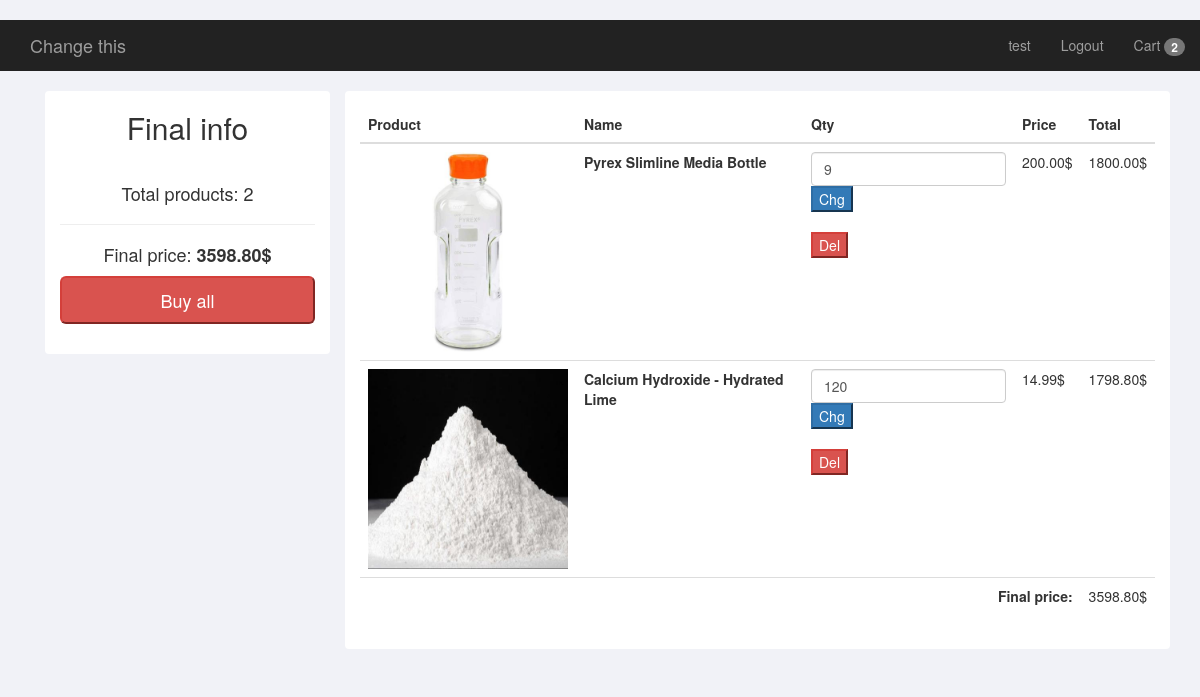
Page /cart-detail/ (signed in) on the committed database.
### mainapp/models.py (models this page shows, shortened)
class Cart(models.Model):
    final_price = models.DecimalField(null=True, blank=True, max_digits=100, decimal_places=2,
                                      verbose_name='Final price')
    final_amount = models.IntegerField(null=True, blank=True,
                                       verbose_name='Total amount')
    owner = models.ForeignKey(Customer, on_delete=models.CASCADE, verbose_name='Owner')
    products = models.ManyToManyField('CartProduct', blank=True)
    ordered = models.BooleanField(default=False)

class CartProduct(models.Model):
    user = models.ForeignKey(Customer, verbose_name='Customer', on_delete=models.CASCADE)
    to_cart = models.ForeignKey(Cart, on_delete=models.CASCADE)
    product_slug = models.CharField(max_length=255, null=True)
    product_category = models.CharField(max_length=255, null=True)
    amount = models.PositiveIntegerField(verbose_name='Amount', default=1)
    total_price = models.DecimalField(verbose_name='Total price', null=True, blank=True,
                                      max_digits=100, decimal_places=2)
    def get_product(self):
        category = Category.objects.get(slug=self.product_category)
        collector = NestedObjects(using='default')
        collector.collect([category])
        products = []
        for line in collector.data.values():
            products += line
        products = products[1:]
        for product in products:
            if product.slug == self.product_slug:
                return product

class Category(models.Model):
    global_category = models.ForeignKey(GlobalCategory, on_delete=models.CASCADE,
                                        verbose_name='To global category')
    name = models.CharField(max_length=100, verbose_name='Category name')
    slug = models.SlugField(unique=True, editable=False)

class Product(models.Model):
    name = models.CharField(max_length=255, verbose_name='Product name')
    category = models.ForeignKey(Category, on_delete=models.CASCADE, verbose_name='Product category',
                                 default=None)
    slug = models.SlugField(unique=True, editable=False)
    description = models.TextField(verbose_name='Product description')
    price = models.DecimalField(verbose_name='Product price', max_digits=10, decimal_places=2)
    image = models.ImageField(verbose_name='Image')
    stars = models.DecimalField(max_digits=2, decimal_places=1, verbose_name='Rating',
                                blank=True, null=True)
    class Meta:
        abstract = True

class Labware(Product):
    material = models.CharField(max_length=255, verbose_name='Material')
    pack = models.BooleanField(default=False, verbose_name='Pack')
    pack_amount = models.PositiveIntegerField(blank=True, null=True, verbose_name='Amount of products')

class Reagent(Product):
    STATE_CHOICES = (
        ('solid', 'Solid'),
        ('liquid', 'Liquid'),
        ('gas', 'Gas')
    )
    REAGENT_TYPE_CHOICES = (
        ('acid', 'Acid'),
        ('bromide', 'Bromide'),
        ('alkali', 'Alkali'),
        ('halogens', 'Halogens')
    )
    state = models.CharField(max_length=255, choices=STATE_CHOICES, verbose_name='State')
    formula = models.CharField(max_length=100, verbose_name='Formula')
    reagent_type = models.CharField(max_length=255, verbose_name='Type of reagent', choices=REAGENT_TYPE_CHOICES)
    conc = models.DecimalField(max_digits=3, decimal_places=1, verbose_name='Concentration',
                               null=True, blank=True)
    weight = models.CharField(max_length=32, verbose_name='Weight')

### mainapp/views.py (the view)
# urls.py: path('cart-detail/', CartView.as_view(), name='cart_detail'),
class CartView(GetCurtMixin, View):
    def get(self, request):
        context = {
            'cart': self.cart,
        }
        return render(request, 'cart_detail.html', context)

### mainapp/mixins.py (called while the page is built)
    def dispatch(self, request, *args, **kwargs):
        if request.user.is_authenticated:
            customer = Customer.objects.get(user=request.user)
            cart = Cart.objects.filter(owner=customer, ordered=False).first()
            if not cart:
                cart = Cart.objects.create(owner=customer)
            self.cart = cart
        else:
            self.cart = None
        return super().dispatch(request, *args, **kwargs)

### mainapp/templates/cart_detail.html (shortened to what this page needs)
{% extends 'base.html' %}
{% block content %}
{% if cart.final_amount %}
<link rel="stylesheet" type="text/css" href="//netdna.bootstrapcdn.com/font-awesome/4.1.0/css/font-awesome.min.css">
<div class="container bootstrap snippets bootdey">
    <div class='col-md-3 content panel panel-info panel-shadow'>
        <h2 class='text text-center'>Final info</h2>
        <br>
        <h4 class='text text-center'>Total products: {{ cart.final_amount }}</h4>
        <hr>
        <h4 class='text text-center'>
            Final price: <strong>{{ cart.final_price }}$</strong>
        </h4>
        <p class='text text-center'>
            <a href='{% url "create_order" %}'><button class='button btn-danger btn-lg btn-block'>Buy all</button></a>
        </p>
        <br>
    </div>
    <div class="col-md-9 col-sm-8 content">
        <div class="row">
            <div class="col-md-12">
                <div class="panel panel-info panel-shadow">
                    <div class="panel-body">
                        <div class="table-responsive">
                        <table class="table">
                            <thead>
                            <tr>
                                <th>Product</th>
                                <th>Name</th>
                                <th>Qty</th>
                                <th>Price</th>
                                <th>Total</th>
                            </tr>
                            </thead>
                            <tbody>
                                {% for product in cart.products.all %}
                                <tr>
                                    <td><img src="{{ product.get_product.image.url }}" style='width: 200px; height: 200px;' class="img-cart"></td>
                                    <td><strong>{{ product.get_product.name }}</strong></td>
                                    <td>
                                    <form class="form-inline" method='POST' action="{% url 'change_amount' product.id %}">
                                        <input min=1 type='number' class="form-control" name='amount' type="text" value="{{ product.amount }}">
                                        <br>
                                        <button type='sumbit' rel="tooltip" class="button btn-primary">Chg</button></a>
                                    </form>
                                    <br>
                                    <a href="{% url 'del_cart_product' product.id %}"><button class="button btn-danger">Del</button></a>
                                    </td>
                                    <td>{{ product.get_product.price }}$</td>
                                    <td>{{ product.total_price }}$</td>
                                </tr>
                                {% endfor %}
                               <tr>
                                    <td colspan="4" class="text-right"><strong>Final price:</strong></td>
                                    <td>{{ cart.final_price }}$</td>
                                </tr>
                            </tbody>
                        </table>
                    </div>
                </div>
                </div>
            </div>
        </div>
    </div>
</div>
{% else %}
    <h1>You have nothing to buy. Go and add something</h1>
{% endif %}
{% endblock %}

### mainapp/templates/base.html (shortened to what this page needs)
<!DOCTYPE html>
{% load static %}
<html lang="en">
<head>
    <link href="{% static 'bootstrap.min.css' %}" rel="stylesheet">
    <link href="{% static 'for_index.css' %}" rel="stylesheet">
</head>
<body>
    <nav class="navbar-static-top  navbar-inverse mb-2">
        <div class="container-fluid">
        <div class="navbar-header">
            <a class="navbar-brand" href="{% url 'index' %}">Change this</a>
        </div>
        <div>
            <ul class="nav navbar-nav navbar-right">
            {% if user.is_authenticated %}
            <li><a href='{% url "user_profile" %}'>{{ user.username }}</a></li>
                <li><a href='{% url 'logout' %}'>Logout</a></li>
                <li><a href='{% url "cart_detail" %}'>
                    Cart <span class='badge'>{{ cart.final_amount }}</span>
                </a></li>
            {% else %}
                <li><a href='{% url "login" %}'>Log in</a></li>
                <li><a href='{% url "registration" %}'>Sign in</a></li>
            {% endif %}
            </ul>
        </div>
        </div>
    </nav>
    <br>
    <div class="container bootdey">
        {% block content %}
        {% endblock %}
    </div>
</body>
</html>

### mainapp/static/for_index.css (style rules this page uses)
body { margin-top:20px; background:#f1f2f7; }
.panel { border: none; box-shadow: none; }

### rows in the picture
Cart: final_amount "2", final_price "3598.80"
CartProduct: get_product.image (picture), get_product.name "Pyrex Slimline Media Bottle", amount "9", get_product.price "200.00", total_price "1800.00"
CartProduct: get_product.image (picture), get_product.name "Calcium Hydroxide - Hydrated Lime", amount "120", get_product.price "14.99", total_price "1798.80"

### other values in the picture
{{ user.username }} "test"
